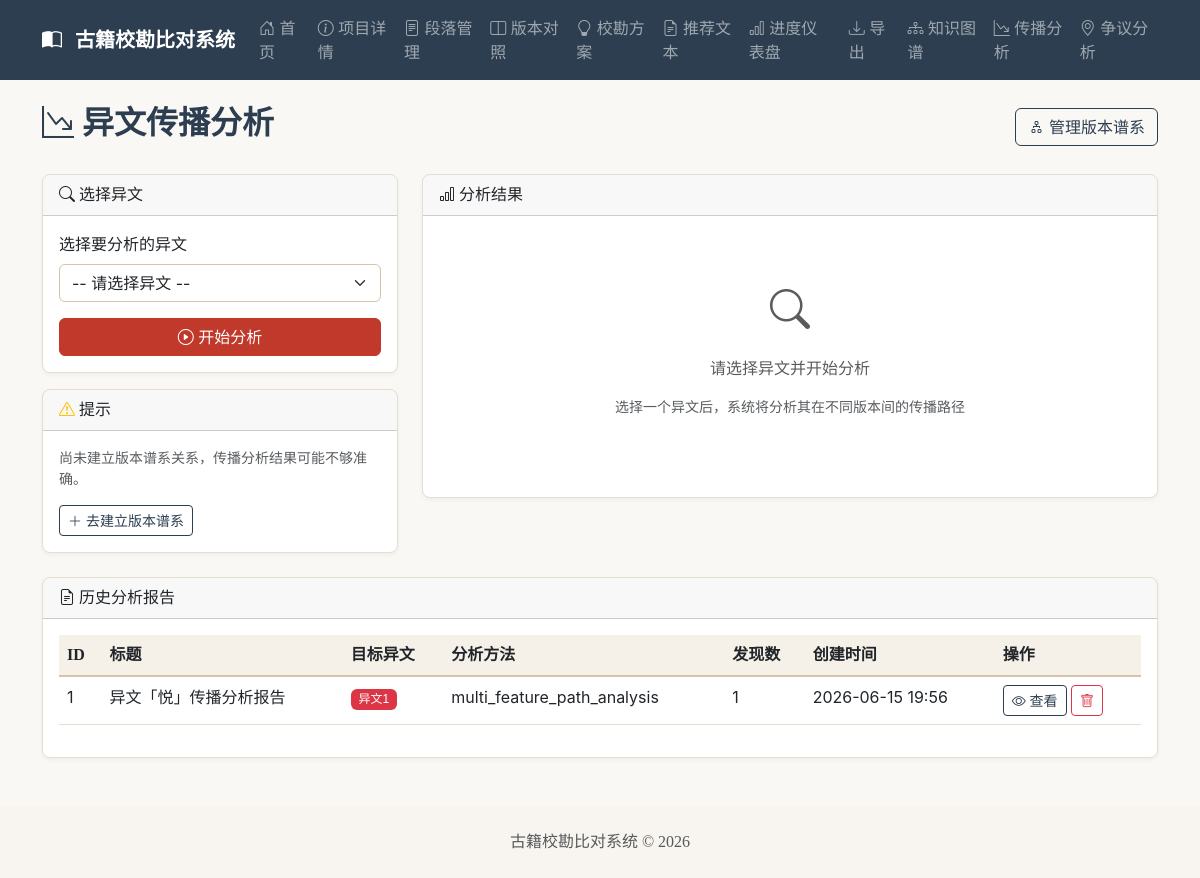
/projects/1/transmission, run on the app's committed database.
### app/models.py (models this page shows)
class TransmissionReport(Base):
    __tablename__ = "transmission_report"
    id = Column(Integer, primary_key=True, autoincrement=True)
    project_id = Column(Integer, ForeignKey("project.id", ondelete="CASCADE"), nullable=False)
    title = Column(String(500), nullable=False)
    report_type = Column(String(50), default="diff_transmission")
    target_diff_id = Column(Integer, ForeignKey("diff.id", ondelete="SET NULL"), nullable=True)
    content = Column(Text, nullable=False)
    summary = Column(Text, nullable=True)
    analysis_method = Column(String(100), nullable=True)
    findings_count = Column(Integer, default=0)
    created_by = Column(String(255), nullable=True)
    created_at = Column(DateTime, default=datetime.now)
    project = relationship("Project")
    target_diff = relationship("Diff")

### app/routers/transmission.py (the view)
@router.get("/projects/{project_id}/transmission", response_class=HTMLResponse)
async def transmission_page(
    request: Request,
    project_id: int,
    diff_id: Optional[int] = None,
    db: Session = Depends(get_db)
):
    project = crud.get_project(db, project_id)
    if not project:
        raise HTTPException(status_code=404, detail="项目不存在")
    diffs = crud.get_diffs_by_project(db, project_id)
    reports = crud.get_transmission_reports_by_project(db, project_id)
    lineages = crud.get_version_lineages_by_project(db, project_id)
    analysis_result = None
    if diff_id:
        try:
            analysis_result = analyze_transmission_paths(db, project_id, diff_id)
        except Exception as e:
            analysis_result = None
    return templates.TemplateResponse("transmission_analysis.html", {
        "request": request,
        "project": project,
        "diffs": diffs,
        "reports": reports,
        "lineages": lineages,
        "selected_diff_id": diff_id,
        "analysis_result": analysis_result,
        "get_cause_label": get_cause_label,
        "get_path_type_label": get_path_type_label
    })

### app/templates/transmission_analysis.html (shortened to what this page needs)
{% extends "base.html" %}
{% block content %}
<div class="d-flex justify-content-between align-items-center mb-4">
    <h2>
        <i class="bi bi-graph-down-arrow"></i> 异文传播分析
    </h2>
    <a href="/projects/{{ project.id }}/version-lineage" class="btn btn-outline-primary">
        <i class="bi bi-diagram-2"></i> 管理版本谱系
    </a>
</div>
<div class="row mb-4">
    <div class="col-md-4">
        <div class="card">
            <div class="card-header">
                <i class="bi bi-search"></i> 选择异文
            </div>
            <div class="card-body">
                <div class="mb-3">
                    <label class="form-label">选择要分析的异文</label>
                    <select id="diff-select" class="form-select" onchange="onDiffSelectChange()">
                        <option value="">-- 请选择异文 --</option>
                    </select>
                </div>
                <button class="btn btn-primary w-100" onclick="analyzeTransmission()">
                    <i class="bi bi-play-circle"></i> 开始分析
                </button>
            </div>
        </div>
        {% if lineages %}
        <div class="card mt-3">
            <div class="card-header">
                <i class="bi bi-info-circle"></i> 版本谱系信息
            </div>
            <div class="card-body">
                <p class="small text-muted">
                    当前已建立 <strong>{{ lineages|length }}</strong> 条版本谱系关系。
                </p>
                <p class="small text-muted mb-0">
                    版本谱系越完整，传播分析结果越准确。
                </p>
            </div>
        </div>
        {% else %}
        <div class="card mt-3">
            <div class="card-header">
                <i class="bi bi-exclamation-triangle text-warning"></i> 提示
            </div>
            <div class="card-body">
                <p class="small text-muted">
                    尚未建立版本谱系关系，传播分析结果可能不够准确。
                </p>
                <a href="/projects/{{ project.id }}/version-lineage"
                   class="btn btn-sm btn-outline-primary">
                    <i class="bi bi-plus-lg"></i> 去建立版本谱系
                </a>
            </div>
        </div>
        {% endif %}
    </div>
    <div class="col-md-8">
        <div class="card">
            <div class="card-header d-flex justify-content-between align-items-center">
                <span><i class="bi bi-bar-chart"></i> 分析结果</span>
            </div>
            <div class="card-body">
                {% if analysis_result %}
                <div class="mb-4">
                    <h5>分析结论</h5>
                    <div class="row">
                        <div class="col-md-6">
                            <div class="card bg-light">
                                <div class="card-body text-center">
                                    <h6 class="text-muted">最可能成因</h6>
                                    <h3 class="text-primary">
                                        {{ get_cause_label(analysis_result.likely_cause) }}
                                    </h3>
                                </div>
                            </div>
                        </div>
                        <div class="col-md-6">
                            <div class="card bg-light">
                                <div class="card-body text-center">
                                    <h6 class="text-muted">综合置信度</h6>
                                    <h3 class="text-success">
                                        {{ analysis_result.confidence }}%
                                    </h3>
                                </div>
                            </div>
                        </div>
                    </div>
                </div>
                <div class="mb-4">
                    <h5>主要发现</h5>
                    <ul class="list-group">
                        {% for finding in analysis_result.key_findings %}
                        <li class="list-group-item">
                            <i class="bi bi-check-circle text-success me-2"></i>
                            {{ finding }}
                        </li>
                        {% endfor %}
                    </ul>
                </div>
                {% if analysis_result.transmission_paths %}
                <div>
                    <h5>传播路径详情 ({{ analysis_result.total_paths }} 条)</h5>
                    <div class="accordion" id="pathsAccordion">
                        {% for path in analysis_result.transmission_paths[:10] %}
                        <div class="accordion-item">
                            <h2 class="accordion-header">
                                <button class="accordion-button collapsed" type="button"
                                        data-bs-toggle="collapse"
                                        data-bs-target="#path{{ loop.index }}">
                                    <span class="me-3">路径 {{ loop.index }}</span>
                                    <span class="badge bg-info me-2">
                                        {{ get_path_type_label(path.path_type) }}
                                    </span>
                                    <span class="badge bg-secondary">
                                        权重: {{ path.total_weight }}
                                    </span>
                                </button>
                            </h2>
                            <div id="path{{ loop.index }}"
                                 class="accordion-collapse collapse"
                                 data-bs-parent="#pathsAccordion">
                                <div class="accordion-body">
                                    <div class="mb-2">
                                        <strong>传播链路:</strong>
                                    </div>
                                    <div class="d-flex flex-wrap align-items-center gap-2">
                                        {% for name in path.version_names %}
                                        <span class="badge bg-primary">{{ name }}</span>
                                        {% if not loop.last %}
                                        <i class="bi bi-arrow-right text-muted"></i>
                                        {% endif %}
                                        {% endfor %}
                                    </div>
                                    <div class="mt-2 small text-muted">
                                        路径长度: {{ path.path|length }} 个版本 |
                                        证据数: {{ path.evidence_count }}
                                    </div>
                                </div>
                            </div>
                        </div>
                        {% endfor %}
                    </div>
                </div>
                {% endif %}
                {% else %}
                <div class="text-center py-5 text-muted">
                    <i class="bi bi-search fs-1"></i>
                    <p class="mt-3">请选择异文并开始分析</p>
                    <p class="small">选择一个异文后，系统将分析其在不同版本间的传播路径</p>
                </div>
                {% endif %}
            </div>
        </div>
    </div>
</div>
<div class="card">
    <div class="card-header">
        <i class="bi bi-file-earmark-text"></i> 历史分析报告
    </div>
    <div class="card-body">
        {% if reports %}
        <div class="table-responsive">
            <table class="table table-hover">
                <thead>
                    <tr>
                        <th>ID</th>
                        <th>标题</th>
                        <th>目标异文</th>
                        <th>分析方法</th>
                        <th>发现数</th>
                        <th>创建时间</th>
                        <th>操作</th>
                    </tr>
                </thead>
                <tbody>
                    {% for report in reports %}
                    <tr>
                        <td>{{ report.id }}</td>
                        <td>{{ report.title }}</td>
                        <td>
                            {% if report.target_diff_id %}
                            <span class="badge bg-danger">异文{{ report.target_diff_id }}</span>
                            {% else %}
                            <span class="text-muted">无</span>
                            {% endif %}
                        </td>
                        <td>{{ report.analysis_method or '默认' }}</td>
                        <td>{{ report.findings_count }}</td>
                        <td>{{ report.created_at.strftime('%Y-%m-%d %H:%M') }}</td>
                        <td>
                            <a href="/projects/{{ project.id }}/transmission/reports/{{ report.id }}"
                               class="btn btn-sm btn-outline-primary">
                                <i class="bi bi-eye"></i> 查看
                            </a>
                            <button class="btn btn-sm btn-outline-danger"
                                    onclick="deleteReport({{ report.id }})">
                                <i class="bi bi-trash"></i>
                            </button>
                        </td>
                    </tr>
                    {% endfor %}
                </tbody>
            </table>
        </div>
        {% else %}
        <div class="text-center py-4 text-muted">
            <i class="bi bi-inbox"></i>
            <p class="mt-2 mb-0">暂无历史报告</p>
        </div>
        {% endif %}
    </div>
</div>
{% endblock %}

### static/css/custom.css (style rules this page uses)
body { font-family: 'Noto Sans SC', -apple-system, BlinkMacSystemFont, 'Segoe UI', sans-serif; background-color: #faf8f4; color: #2c3e50; min-height: 100vh; }
h1, h2, h3, h4, h5, h6 { font-family: 'Noto Serif SC', serif; font-weight: 600; }
.card { border-radius: 8px; border: 1px solid #e5ddd0; box-shadow: 0 2px 4px rgba(44, 62, 80, 0.05); transition: box-shadow 0.3s ease; }
.card-header { border-radius: 7px 7px 0 0 !important; font-family: 'Noto Serif SC', serif; }
.btn-primary { background-color: #c0392b; border-color: #c0392b; transition: all 0.3s ease; }
.btn-outline-primary { color: #2c3e50; border-color: #2c3e50; }
.form-control, .form-select { border-color: #d4c5a9; border-radius: 6px; }
.badge { font-family: 'Noto Sans SC', sans-serif; font-weight: 500; }
.table { border-color: #e5ddd0; }
.table th { font-family: 'Noto Serif SC', serif; font-weight: 600; background-color: #f5f0e8; border-bottom: 2px solid #d4c5a9; }
.table td { border-color: #e5ddd0; }

### data on the page
TransmissionReport: id "1", title "异文「悦」传播分析报告", target_diff_id "1", analysis_method "multi_feature_path_analysis", findings_count "1", created_at "2026-06-15 19:56"
